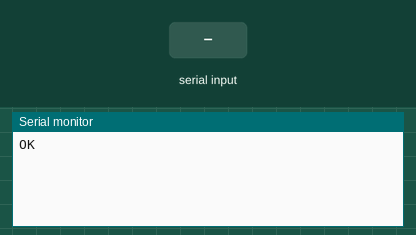
Recording of a sketch running on a simulated Arduino Uno, built with avr-gcc and run on an emulated ATmega328P. Parts: the last lines printed to the serial monitor. Inputs (shaded band) come from the test bench. Storage starts empty; the audio player accepts every command and is not drawn.

Above: at 3.2 s.
3.3 s: "1" received over the second serial link
At 5.5 s:
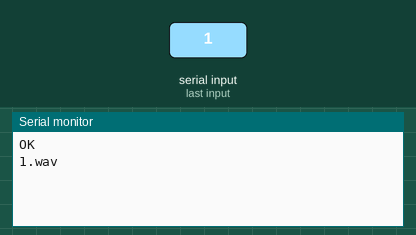
5.8 s: "0" received over the second serial link
At 7.2 s:
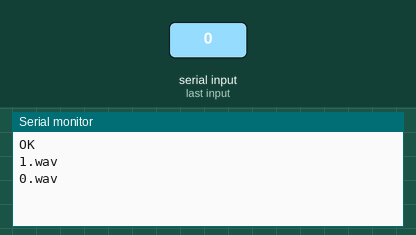
7.3 s: "2" received over the second serial link
At 9.7 s:
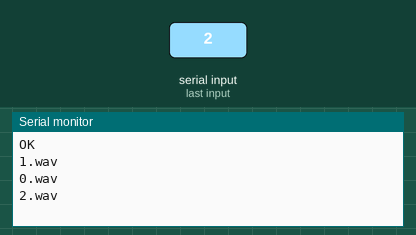

The sketch:

master.ino
```cpp
#include <SD.h>
#include <TMRpcm.h>
#include <SPI.h>
#include <SoftwareSerial.h>

#define TX_PIN      2
#define RX_PIN      3

#define SD_ChipSelectPin 4

TMRpcm tmrpcm;

SoftwareSerial bluetooth(RX_PIN, TX_PIN);

void setup()
{
  Serial.begin(38400);
  while (!Serial) {}

  bluetooth.begin(38400);
  while (!bluetooth) {}

  tmrpcm.speakerPin = 9;

  if (!SD.begin(SD_ChipSelectPin)) {
    Serial.println("SD fail");
    return;
  }
  else {
    Serial.println("OK");
  }

  tmrpcm.play("fuckyou.wav");
  delay(2000);
  digitalWrite(9, LOW);

}

void loop()
{
  unsigned int i = 0;

  char filename[100] = {};

//  while (bluetooth.available()) {
//    test = true;
//    filename[i] = bluetooth.read();
//    i++;
//  }

  bluetooth.readBytesUntil(35,filename,100);

  if (strlen(filename) > 0) {
    strcat(filename, ".wav");
    tmrpcm.play(filename);
    Serial.println(filename);
  }
}
```

Measured:
- after the input at 3.3 s, the serial monitor: prints a new line after 1.0 s (image 1)
- after the input at 5.8 s, the serial monitor: prints a new line after 1.0 s (image 2)
- after the input at 7.3 s, the serial monitor: prints a new line after 1.0 s (image 3)
